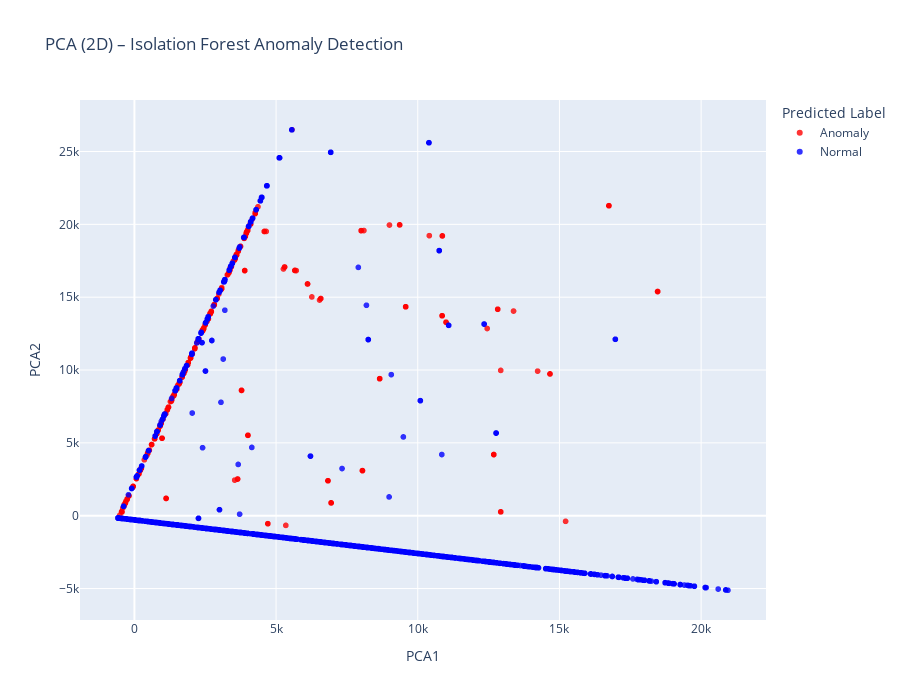

This figure's notebook cell:
### Markdown cell above
## Visualize results

### Code cell
pca_pipeline = Pipeline([
    ('scaler', RobustScaler()),
    ('pca' , PCA(n_components=2, random_state=42))

])
X_pca = pca_pipeline.fit_transform(X)

print("Varianza explicada por componente:")
print(pca_pipeline.__getitem__('pca').explained_variance_ratio_)
print("Varianza total explicada:", pca_pipeline.__getitem__('pca').explained_variance_ratio_.sum())

# Crear DataFrame para visualización
df_pca_vis = pd.DataFrame({
    'PCA1': X_pca[:, 0],
    'PCA2': X_pca[:, 1],
    'anomaly_label': df['anomaly_label'].map({True: 'Anomaly', False: 'Normal'}),
    'is_attack': y
})

# Gráfico interactivo con Plotly
fig = px.scatter(
    df_pca_vis,
    x='PCA1',
    y='PCA2',
    color='anomaly_label',
    title="PCA (2D) – Isolation Forest Anomaly Detection",
    width=900,
    height=700,
    hover_data=['is_attack'],
    color_discrete_map={'Anomaly': 'red', 'Normal': 'blue'}
)

fig.update_traces(marker=dict(size=6, opacity=0.8))
fig.update_layout(legend_title_text='Predicted Label')
fig.show()

### Figure 1 — Plotly figure (JSON) as saved in the notebook; plotly's stock layout.template omitted (floating-point values rounded to 4 significant figures; data arrays with more than 128 entries replaced by an {"elided": "..."} marker saying what was removed)
{"data": [{"customdata": {"elided": "345x1 int values"}, "hovertemplate": "anomaly_label=Anomaly<br>PCA1=%{x}<br>PCA2=%{y}<br>is_attack=%{customdata[0]}<extra></extra>", "legendgroup": "Anomaly", "marker": {"color": "red", "opacity": 0.8, "size": 6, "symbol": "circle"}, "mode": "markers", "name": "Anomaly", "showlegend": true, "type": "scattergl", "x": {"elided": "345 float values"}, "xaxis": "x", "y": {"elided": "345 float values"}, "yaxis": "y"}, {"customdata": {"elided": "23660x1 int values"}, "hovertemplate": "anomaly_label=Normal<br>PCA1=%{x}<br>PCA2=%{y}<br>is_attack=%{customdata[0]}<extra></extra>", "legendgroup": "Normal", "marker": {"color": "blue", "opacity": 0.8, "size": 6, "symbol": "circle"}, "mode": "markers", "name": "Normal", "showlegend": true, "type": "scattergl", "x": {"elided": "23660 float values"}, "xaxis": "x", "y": {"elided": "23660 float values"}, "yaxis": "y"}], "layout": {"height": 700, "legend": {"title": {"text": "Predicted Label"}, "tracegroupgap": 0}, "title": {"text": "PCA (2D) – Isolation Forest Anomaly Detection"}, "width": 900, "xaxis": {"anchor": "y", "domain": [0, 1], "title": {"text": "PCA1"}}, "yaxis": {"anchor": "x", "domain": [0, 1], "title": {"text": "PCA2"}}}}
